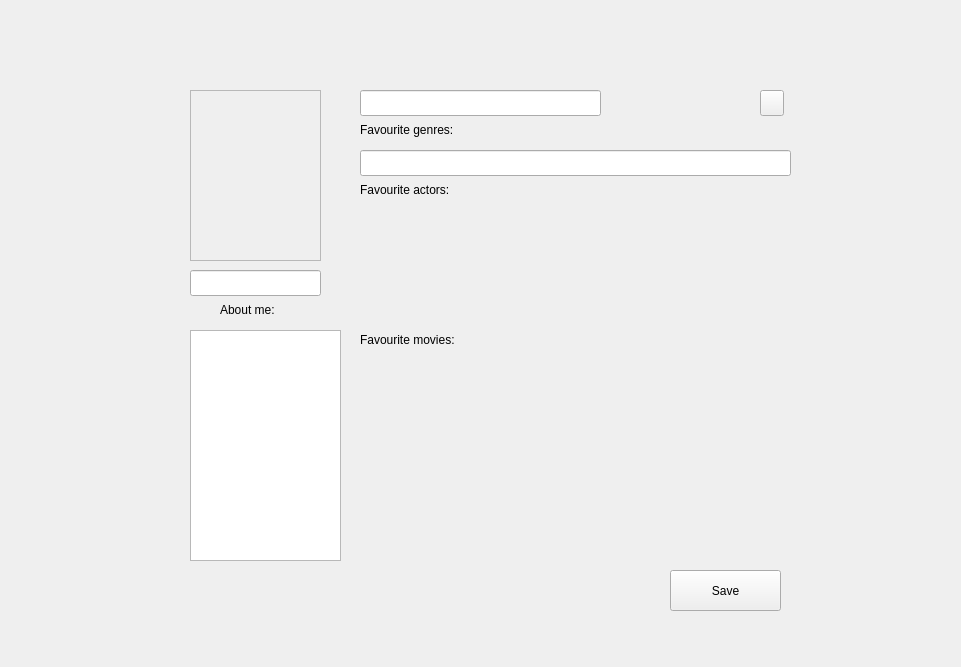
<?xml version="1.0" encoding="UTF-8"?>
<ui version="4.0">
 <class>Profile</class>
 <widget class="QWidget" name="Profile">
  <property name="geometry">
   <rect>
    <x>0</x>
    <y>0</y>
    <width>961</width>
    <height>667</height>
   </rect>
  </property>
  <property name="windowTitle">
   <string>Form</string>
  </property>
  <widget class="QFrame" name="frame">
   <property name="geometry">
    <rect>
     <x>190</x>
     <y>90</y>
     <width>131</width>
     <height>171</height>
    </rect>
   </property>
   <property name="frameShape">
    <enum>QFrame::StyledPanel</enum>
   </property>
   <property name="frameShadow">
    <enum>QFrame::Raised</enum>
   </property>
  </widget>
  <widget class="QLabel" name="label_status">
   <property name="geometry">
    <rect>
     <x>210</x>
     <y>270</y>
     <width>101</width>
     <height>20</height>
    </rect>
   </property>
   <property name="text">
    <string/>
   </property>
  </widget>
  <widget class="QLabel" name="label_favgenres">
   <property name="geometry">
    <rect>
     <x>360</x>
     <y>120</y>
     <width>161</width>
     <height>20</height>
    </rect>
   </property>
   <property name="text">
    <string>Favourite genres:</string>
   </property>
  </widget>
  <widget class="QLabel" name="label_favourite_genres">
   <property name="geometry">
    <rect>
     <x>360</x>
     <y>150</y>
     <width>281</width>
     <height>20</height>
    </rect>
   </property>
   <property name="text">
    <string/>
   </property>
  </widget>
  <widget class="QLabel" name="label_favactors">
   <property name="geometry">
    <rect>
     <x>360</x>
     <y>180</y>
     <width>131</width>
     <height>20</height>
    </rect>
   </property>
   <property name="text">
    <string>Favourite actors:</string>
   </property>
  </widget>
  <widget class="QLabel" name="label_favmovies">
   <property name="geometry">
    <rect>
     <x>360</x>
     <y>330</y>
     <width>171</width>
     <height>20</height>
    </rect>
   </property>
   <property name="text">
    <string>Favourite movies:</string>
   </property>
  </widget>
  <widget class="QLabel" name="label_about_me">
   <property name="geometry">
    <rect>
     <x>220</x>
     <y>300</y>
     <width>91</width>
     <height>20</height>
    </rect>
   </property>
   <property name="text">
    <string>About me:</string>
   </property>
  </widget>
  <widget class="QTextEdit" name="textEdit_about">
   <property name="geometry">
    <rect>
     <x>190</x>
     <y>330</y>
     <width>151</width>
     <height>231</height>
    </rect>
   </property>
   <property name="visible">
    <bool>false</bool>
   </property>
  </widget>
  <widget class="QWidget" name="widget" native="true">
   <property name="geometry">
    <rect>
     <x>360</x>
     <y>370</y>
     <width>131</width>
     <height>191</height>
    </rect>
   </property>
  </widget>
  <widget class="QWidget" name="widget_2" native="true">
   <property name="geometry">
    <rect>
     <x>510</x>
     <y>370</y>
     <width>131</width>
     <height>191</height>
    </rect>
   </property>
  </widget>
  <widget class="QWidget" name="widget_3" native="true">
   <property name="geometry">
    <rect>
     <x>660</x>
     <y>370</y>
     <width>131</width>
     <height>191</height>
    </rect>
   </property>
  </widget>
  <widget class="QWidget" name="widget_4" native="true">
   <property name="geometry">
    <rect>
     <x>360</x>
     <y>210</y>
     <width>111</width>
     <height>101</height>
    </rect>
   </property>
  </widget>
  <widget class="QWidget" name="widget_5" native="true">
   <property name="geometry">
    <rect>
     <x>490</x>
     <y>210</y>
     <width>111</width>
     <height>101</height>
    </rect>
   </property>
  </widget>
  <widget class="QWidget" name="widget_6" native="true">
   <property name="geometry">
    <rect>
     <x>620</x>
     <y>210</y>
     <width>111</width>
     <height>101</height>
    </rect>
   </property>
  </widget>
  <widget class="QToolButton" name="toolButton_edit">
   <property name="geometry">
    <rect>
     <x>760</x>
     <y>90</y>
     <width>24</width>
     <height>26</height>
    </rect>
   </property>
   <property name="text">
    <string/>
   </property>
  </widget>
  <widget class="QLineEdit" name="lineEdit_username">
   <property name="geometry">
    <rect>
     <x>360</x>
     <y>90</y>
     <width>241</width>
     <height>26</height>
    </rect>
   </property>
   <property name="visible">
    <bool>false</bool>
   </property>
  </widget>
  <widget class="QLineEdit" name="lineEdit_genres">
   <property name="geometry">
    <rect>
     <x>360</x>
     <y>150</y>
     <width>431</width>
     <height>26</height>
    </rect>
   </property>
   <property name="visible">
    <bool>false</bool>
   </property>
  </widget>
  <widget class="QLineEdit" name="lineEdit_status">
   <property name="geometry">
    <rect>
     <x>190</x>
     <y>270</y>
     <width>131</width>
     <height>26</height>
    </rect>
   </property>
   <property name="visible">
    <bool>false</bool>
   </property>
  </widget>
  <widget class="QLabel" name="label_username">
   <property name="geometry">
    <rect>
     <x>360</x>
     <y>90</y>
     <width>241</width>
     <height>21</height>
    </rect>
   </property>
   <property name="text">
    <string/>
   </property>
  </widget>
  <widget class="QLabel" name="label_genres">
   <property name="geometry">
    <rect>
     <x>360</x>
     <y>140</y>
     <width>431</width>
     <height>31</height>
    </rect>
   </property>
   <property name="text">
    <string/>
   </property>
  </widget>
  <widget class="QLabel" name="label_about">
   <property name="geometry">
    <rect>
     <x>190</x>
     <y>330</y>
     <width>131</width>
     <height>221</height>
    </rect>
   </property>
   <property name="text">
    <string/>
   </property>
  </widget>
  <widget class="QPushButton" name="pushButton_save">
   <property name="geometry">
    <rect>
     <x>670</x>
     <y>570</y>
     <width>111</width>
     <height>41</height>
    </rect>
   </property>
   <property name="visible">
    <bool>false</bool>
   </property>
   <property name="text">
    <string>Save</string>
   </property>
  </widget>
 </widget>
 <resources/>
 <connections/>
</ui>
